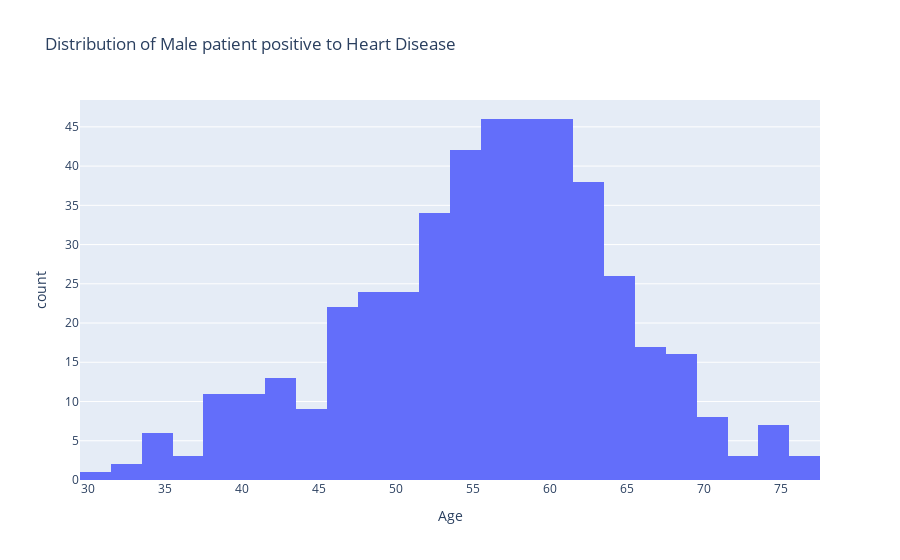

The cell this chart's notebook holds for it:
### Code cell
sub_df = df[(df["HeartDisease"] == 1) & (df["Sex"] == "M")]
fig = px.histogram(data_frame=sub_df, 
                   x="Age", 
                   hover_data=df.columns,
                   title="Distribution of Male patient positive to Heart Disease")
fig.show()

### Figure 1 — Plotly figure (JSON) as saved in the notebook; plotly's stock layout.template omitted (floating-point values rounded to 4 significant figures; data arrays with more than 128 entries replaced by an {"elided": "..."} marker saying what was removed)
{"data": [{"alignmentgroup": "True", "bingroup": "x", "hovertemplate": "Age=%{x}<br>count=%{y}<extra></extra>", "legendgroup": "", "marker": {"color": "#636efa", "pattern": {"shape": ""}}, "name": "", "offsetgroup": "", "orientation": "v", "showlegend": false, "type": "histogram", "x": {"elided": "458 int values"}, "xaxis": "x", "yaxis": "y"}], "layout": {"barmode": "relative", "legend": {"tracegroupgap": 0}, "title": {"text": "Distribution of Male patient positive to Heart Disease"}, "xaxis": {"anchor": "y", "domain": [0, 1], "title": {"text": "Age"}}, "yaxis": {"anchor": "x", "domain": [0, 1], "title": {"text": "count"}}}}
